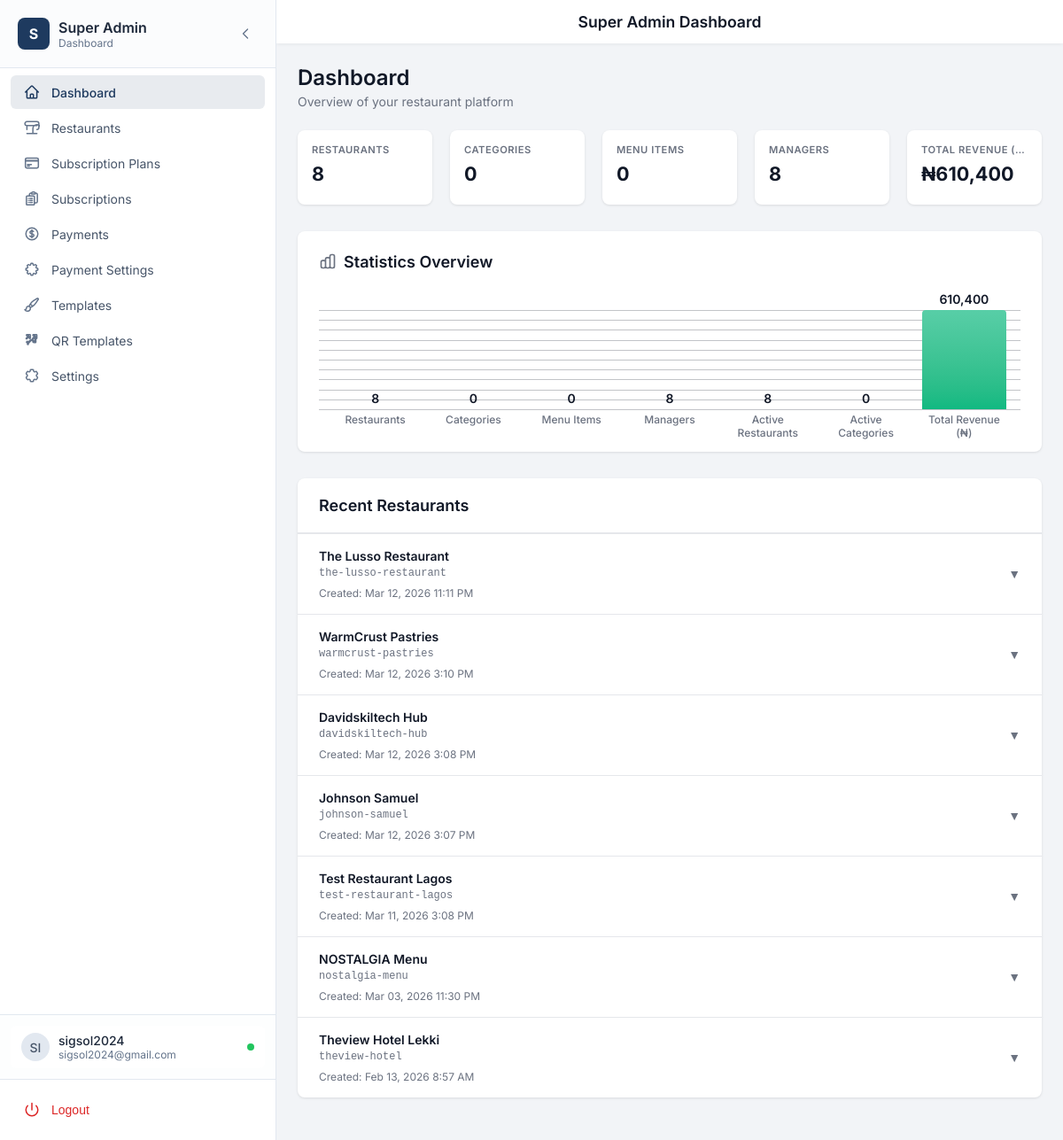
Page /admin/dashboard.php (signed in) on the committed database.
### tables this page shows
CREATE TABLE `restaurants` (
  `id` int(11) NOT NULL,
  `name` varchar(255) NOT NULL,
  `slug` varchar(255) NOT NULL,
  `logo` varchar(255) DEFAULT NULL,
  `hero_image` varchar(255) DEFAULT NULL,
  `description` text DEFAULT NULL,
  `phone` varchar(50) DEFAULT NULL,
  `email` varchar(255) DEFAULT NULL,
  `address` text DEFAULT NULL,
  `website` varchar(255) DEFAULT NULL,
  `whatsapp_link` varchar(255) DEFAULT NULL,
  `instagram_url` varchar(255) DEFAULT NULL,
  `facebook_url` varchar(255) DEFAULT NULL,
  `twitter_url` varchar(255) DEFAULT NULL,
  `enable_food_ordering` tinyint(1) NOT NULL DEFAULT 1,
  `enable_table_reservations` tinyint(1) NOT NULL DEFAULT 1,
  `map_latitude` decimal(10,8) DEFAULT NULL,
  `map_longitude` decimal(11,8) DEFAULT NULL,
  `header_menu_items` text DEFAULT NULL,
  `footer_content` text DEFAULT NULL,
  `manager_email` varchar(255) DEFAULT NULL,
  `google_rating` decimal(3,1) DEFAULT 4.5,
  `rating_source` varchar(50) DEFAULT 'Google',
  `template_id` int(11) DEFAULT 1,
  `is_active` tinyint(1) DEFAULT 1,
  `available_items_count` int(11) DEFAULT 0,
  `unavailable_items_count` int(11) DEFAULT 0,
  `subscription_id` int(11) DEFAULT NULL,
  `created_at` timestamp NOT NULL DEFAULT current_timestamp(),
  `updated_at` timestamp NOT NULL DEFAULT current_timestamp() ON UPDATE current_timestamp()
);

### admin/dashboard.php (the view, shortened to what this page needs)
<?php
$pdo = getDBConnection();
$stats = [
    'restaurants' => 0,
    'categories' => 0,
    'menu_items' => 0,
    'managers' => 0,
    'total_revenue' => 0
];
if ($pdo) {
    try {
        $stats['restaurants'] = (int)$pdo->query("SELECT COUNT(*) FROM restaurants")->fetchColumn();
        $stats['categories'] = (int)$pdo->query("SELECT COUNT(*) FROM categories")->fetchColumn();
        $stats['menu_items'] = (int)$pdo->query("SELECT COUNT(*) FROM menu_items")->fetchColumn();
        $stats['managers'] = (int)$pdo->query("SELECT COUNT(*) FROM managers")->fetchColumn();
        $stats['total_revenue'] = (float)$pdo->query("SELECT COALESCE(SUM(total), 0) FROM orders WHERE status IN ('pending','confirmed','on_hold','completed')")->fetchColumn();
        $stats['active_restaurants'] = (int)$pdo->query("SELECT COUNT(*) FROM restaurants WHERE is_active = 1")->fetchColumn();
        $stats['active_categories'] = (int)$pdo->query("SELECT COUNT(*) FROM categories WHERE is_active = 1")->fetchColumn();
        $stmt = $pdo->prepare("SELECT * FROM restaurants ORDER BY created_at DESC LIMIT 7");
        $stmt->execute();
        $restaurants = $stmt->fetchAll();
        $chartData = [
            ['label' => 'Restaurants', 'value' => $stats['restaurants'], 'color' => '#5EB344'],
            ['label' => 'Categories', 'value' => $stats['categories'], 'color' => '#FCB72A'],
            ['label' => 'Menu Items', 'value' => $stats['menu_items'], 'color' => '#F8821A'],
            ['label' => 'Managers', 'value' => $stats['managers'], 'color' => '#E0393E'],
            ['label' => 'Active Restaurants', 'value' => $stats['active_restaurants'], 'color' => '#963D97'],
            ['label' => 'Active Categories', 'value' => $stats['active_categories'], 'color' => '#069CDB'],
            ['label' => 'Total Revenue (₦)', 'value' => (int) $stats['total_revenue'], 'color' => '#10b981']
        ];
    } catch (PDOException $e) {
        error_log("Dashboard statistics error: " . $e->getMessage());
        $chartData = [];
    }
}
$pageTitle = 'Super Admin Dashboard';
include __DIR__ . '/../includes/admin-layout.php';
?>
<div class="page-header">
    <h1 class="page-title">Dashboard</h1>
    <p class="page-subtitle">Overview of your restaurant platform</p>
</div>
<section class="stats">
  <div class="stat-card">
    <div class="stat-label">Restaurants</div>
    <div class="stat-value"><?php echo $stats['restaurants']; ?></div>
  </div>
  <div class="stat-card">
    <div class="stat-label">Categories</div>
    <div class="stat-value"><?php echo $stats['categories']; ?></div>
  </div>
  <div class="stat-card">
    <div class="stat-label">Menu Items</div>
    <div class="stat-value"><?php echo $stats['menu_items']; ?></div>
  </div>
  <div class="stat-card">
    <div class="stat-label">Managers</div>
    <div class="stat-value"><?php echo $stats['managers']; ?></div>
  </div>
  <div class="stat-card">
    <div class="stat-label">Total Revenue (All Restaurants)</div>
    <div class="stat-value">₦<?php echo number_format($stats['total_revenue'], 0); ?></div>
  </div>
</section>
<?php if ($pdo && isset($chartData)): ?>
<section class="chart-card">
  <h2 class="chart-title">
    Statistics Overview
  </h2>
  <div class="simple-bar-chart gradient-bars">
    <?php foreach ($chartData as $item): ?>
      <div class="item" style="--clr: <?php echo htmlspecialchars($item['color']); ?>; --val: <?php echo round($item['percentage'], 1); ?>">
        <div class="label"><?php echo htmlspecialchars($item['label']); ?></div>
        <div class="value"><?php echo number_format($item['value']); ?></div>
      </div>
    <?php endforeach; ?>
  </div>
</section>
<?php endif; ?>
<section class="list-card">
  <div class="list-card-header">
    <h2 class="list-card-title">Recent Restaurants</h2>
  </div>
  <?php if (empty($restaurants)): ?>
    <div class="empty-state">
      <p>No restaurants found.</p>
      <p>
        <a href="restaurants.php">
          <svg xmlns="http://www.w3.org/2000/svg" fill="none" viewBox="0 0 24 24" stroke="currentColor">
            <path stroke-linecap="round" stroke-linejoin="round" stroke-width="2" d="M12 4v16m8-8H4" />
          </svg>
          Create your first restaurant
        </a>
      </p>
    </div>
  <?php else: ?>
    <?php foreach ($restaurants as $restaurant): ?>
      <div class="restaurant" onclick="toggleRestaurant(this)">
        <div class="restaurant-header">
          <div class="restaurant-info">
            <span class="restaurant-name"><?php echo htmlspecialchars($restaurant['name']); ?></span>
            <span class="restaurant-slug"><?php echo htmlspecialchars($restaurant['slug']); ?></span>
            <?php if ($restaurant['created_at']): ?>
              <span class="restaurant-date" style="font-size: 0.75rem; color: #6b7280; margin-top: 4px;">
                Created: <?php echo date('M d, Y g:i A', strtotime($restaurant['created_at'])); ?>
              </span>
            <?php endif; ?>
          </div>
          <span class="restaurant-toggle">▼</span>
        </div>
      </div>
    <?php endforeach; ?>
  <?php endif; ?>
</section>
<?php include __DIR__ . '/../includes/admin-footer.php'; ?>

### includes/admin-layout.php (shortened to what this page needs)
<?php
$pageTitle = $pageTitle ?? 'Admin';
$showHeader = $showHeader ?? true;
?>
<!DOCTYPE html>
<html lang="en">
<head>
<link rel="stylesheet" href="<?php echo htmlspecialchars(defined('SITE_URL') ? SITE_URL . '/assets/css/admin.css' : '../assets/css/admin.css'); ?>">
</head>
<body>
<div class="app">
  <?php include __DIR__ . '/sidebar-admin.php'; ?>
  <div class="content">
    <?php if ($showHeader): ?>
    <div class="header">
      <div class="header-title"><?php echo htmlspecialchars($pageTitle); ?></div>
    </div>
    <?php endif; ?>
    <main>

### includes/sidebar-admin.php (shortened to what this page needs)
<?php
$currentPage = basename($_SERVER['PHP_SELF']);
$currentPath = $_SERVER['REQUEST_URI'];
$userInfo = null;
if (isLoggedIn() && isSuperAdmin()) {
    $pdo = getDBConnection();
    if ($pdo) {
        $userId = getCurrentUserId();
        $stmt = $pdo->prepare("SELECT username, email FROM admins WHERE id = ?");
        $stmt->execute([$userId]);
        $userInfo = $stmt->fetch();
    }
}
$activeId = 'dashboard';
foreach ($navItems as $item) {
    if (strpos($currentPath, $item['href']) !== false) {
        $activeId = $item['id'];
        break;
    }
}
if ($currentPage === 'dashboard.php' || $currentPath === '/admin/' || $currentPath === '/admin') {
    $activeId = 'dashboard';
}
$username = $_SESSION['username'] ?? 'Admin';
$userEmail = $userInfo['email'] ?? '';
$userInitials = strtoupper(substr($username, 0, 2));
?>
<aside class="sidebar-modern" id="sidebar">
    <div class="sidebar-header-modern">
        <div class="sidebar-logo-wrapper">
            <div class="sidebar-logo">
                <div class="logo-icon-modern">S</div>
                <div class="logo-text">
                    <span class="logo-title">Super Admin</span>
                    <span class="logo-subtitle">Dashboard</span>
                </div>
            </div>
        </div>
        <button
            onclick="toggleCollapse()"
            class="collapse-btn-modern"
            aria-label="Collapse sidebar"
        >
            <svg xmlns="http://www.w3.org/2000/svg" fill="none" viewBox="0 0 24 24" stroke-width="2" stroke="currentColor" class="collapse-icon">
                <path stroke-linecap="round" stroke-linejoin="round" d="M15.75 19.5L8.25 12l7.5-7.5" />
            </svg>
        </button>
    </div>
    <nav class="sidebar-nav">
        <ul class="nav-list">
            <?php foreach ($navItems as $item): ?>
                <?php $isActive = $activeId === $item['id']; ?>
                <li>
                    <a
                        href="<?php echo htmlspecialchars($item['href']); ?>"
                        class="nav-item <?php echo $isActive ? 'active' : ''; ?>"
                        title="<?php echo htmlspecialchars($item['name']); ?>"
                    >
                        <div class="nav-icon-wrapper">
                            <svg xmlns="http://www.w3.org/2000/svg" fill="none" viewBox="0 0 24 24" stroke-width="2" stroke="currentColor" class="nav-icon">
                                <path stroke-linecap="round" stroke-linejoin="round" d="<?php echo htmlspecialchars($item['icon']); ?>" />
                            </svg>
                        </div>
                        <span class="nav-text"><?php echo htmlspecialchars($item['name']); ?></span>
                    </a>
                </li>
            <?php endforeach; ?>
        </ul>
    </nav>
    <div class="sidebar-footer-modern">
        <div class="sidebar-profile">
            <?php if (!isset($_COOKIE['sidebar_collapsed']) || $_COOKIE['sidebar_collapsed'] !== 'true'): ?>
                <div class="profile-card">
                    <div class="profile-avatar"><?php echo htmlspecialchars($userInitials); ?></div>
                    <div class="profile-info">
                        <p class="profile-name"><?php echo htmlspecialchars($username); ?></p>
                        <p class="profile-role"><?php echo htmlspecialchars($userEmail ?: 'Administrator'); ?></p>
                    </div>
                    <div class="profile-status" title="Online"></div>
                </div>
            <?php endif; ?>
        </div>
        <div class="sidebar-logout">
            <form action="/admin/logout.php" method="post">
                <button type="submit" class="logout-btn" title="Logout">
                    <div class="nav-icon-wrapper" aria-hidden="true">
                        <svg xmlns="http://www.w3.org/2000/svg" fill="none" viewBox="0 0 24 24" stroke-width="2" stroke="currentColor" class="nav-icon logout-icon">
                            <path stroke-linecap="round" stroke-linejoin="round" d="M12 2v10m6.364-6.364a9 9 0 1 1-12.728 0" />
                        </svg>
                    </div>
                    <span class="nav-text">Logout</span>
                </button>
            </form>
        </div>
    </div>
</aside>

### includes/admin-footer.php (shortened to what this page needs)
    </main>
  </div>
</div>
</body>
</html>

### assets/css/admin.css (style rules this page uses)
:root { --text-dark: #1F2937; --text-gray: #6B7280; --text-light: #9CA3AF; --bg-light: #F9FAFB; --border-light: #E5E7EB; --success-green: #059669; --success-bg: #D1FAE5; --error-red: #DC2626; --error-bg: #FEE2E2; --warning-bg: #F3F4F6; --warning-text: #4b5563; --chart-orange: #D97706; --chart-red: #B91C1C; --chart-brown: #92400E; --chart-yellow: #FDE68A; --chart-warm: #F59E0B; }
.simple-bar-chart.gradient-bars > .item, .chart-card .simple-bar-chart > .item { background: linear-gradient(to top, var(--clr), color-mix(in srgb, var(--clr) 70%, white)) !important; }
* { transition-property: color, background-color, border-color, transform, box-shadow; transition-duration: 0.2s; transition-timing-function: ease; }
.page-header { margin-bottom: 24px; }
.page-title { font-size: 1.5rem; font-weight: 600; color: var(--text-dark); margin: 0; }
.page-subtitle { color: var(--text-gray); font-size: 0.875rem; margin-top: 4px; }

### admin/dashboard.php (style rules this page uses)
.page-header { margin-bottom: 24px; }
.page-title { font-size: 1.5rem; font-weight: 600; color: var(--text); margin: 0; }
.stats { display: grid; grid-template-columns: repeat(5, minmax(0, 1fr)); gap: 20px; margin-bottom: 30px; }
.stat-card { background: #fff; padding: 16px; border-radius: 8px; box-shadow: 0 1px 3px rgba(0, 0, 0, 0.1); transition: box-shadow 0.2s; min-height: 80px; display: flex; flex-direction: column; justify-content: flex-start; }
.stat-label { font-size: 0.7rem; color: #6b7280; text-transform: uppercase; letter-spacing: 0.5px; margin-bottom: 6px; font-weight: 600; line-height: 1.2; overflow: hidden; text-overflow: ellipsis; white-space: nowrap; }
.stat-value { font-size: 1.35rem; font-weight: 700; color: #111827; line-height: 1.3; overflow: hidden; text-overflow: ellipsis; min-height: 1.5em; }
.list-card { background: #fff; border-radius: 8px; box-shadow: 0 1px 3px rgba(0, 0, 0, 0.1); overflow: hidden; margin-bottom: 24px; }
.list-card-header { padding: 20px 24px; border-bottom: 1px solid #e5e7eb; }
.list-card-title { font-size: 1.125rem; font-weight: 600; color: #111827; margin: 0; }
.restaurant { border-top: 1px solid #e5e7eb; }
.restaurant-header { display: flex; justify-content: space-between; align-items: center; padding: 16px 24px; cursor: pointer; transition: background 0.2s; }
.restaurant-info { display: flex; flex-direction: column; gap: 4px; flex: 1; }
.restaurant-name { font-weight: 600; color: #111827; font-size: 0.875rem; }
.restaurant-slug { font-size: 0.75rem; color: #6b7280; font-family: monospace; }
.restaurant-toggle { color: #6b7280; transition: transform 0.2s; font-size: 0.875rem; flex-shrink: 0; margin-left: 16px; }
.chart-card { background: #fff; border-radius: 8px; box-shadow: 0 1px 3px rgba(0, 0, 0, 0.1); padding: 24px; margin-bottom: 30px; }
.chart-title { font-size: 1.125rem; font-weight: 600; color: #111827; margin-bottom: 20px; display: flex; align-items: center; gap: 8px; }
.chart-title svg { width: 20px; height: 20px; color: #6b7280; flex-shrink: 0; }
.simple-bar-chart { --line-count: 10; --line-color: currentcolor; --line-opacity: 0.25; --item-gap: 2%; --item-default-color: #060606; height: 10rem; display: grid; grid-auto-flow: column; gap: var(--item-gap); align-items: end; padding-inline: var(--item-gap); --padding-block: 1.5rem; padding-block: var(--padding-block); position: relative; isolation: isolate; }
.simple-bar-chart::after { content: ""; position: absolute; inset: var(--padding-block) 0; z-index: -1; --line-width: 1px; --line-spacing: calc(100% / var(--line-count)); background-image: repeating-linear-gradient(to top, transparent 0 calc(var(--line-spacing) - var(--line-width)), var(--line-color) 0 var(--line-spacing)); box-shadow: 0 var(--line-width) 0 var(--line-color); opacity: var(--line-opacity); }
.simple-bar-chart > .item { height: calc(1% * var(--val)); background-color: var(--clr, var(--item-default-color)); position: relative; animation: item-height 1s ease forwards; border-radius: 4px 4px 0 0; }
.simple-bar-chart > .item > * { position: absolute; text-align: center; width: 100%; }
.simple-bar-chart > .item > .label { inset: 100% 0 auto 0; font-size: 0.75rem; color: #6b7280; font-weight: 500; margin-top: 4px; }
.simple-bar-chart > .item > .value { inset: auto 0 100% 0; font-size: 0.875rem; font-weight: 600; color: #111827; margin-bottom: 4px; }

### rows in the picture
restaurants: subscription "8", unavailable_items_count "0", name "Test Restaurant Lagos", slug "test-restaurant-lagos", created_at "Mar 11, 2026 3:08 PM"
restaurants: name "The Lusso Restaurant", slug "the-lusso-restaurant", created_at "Mar 12, 2026 11:11 PM"
restaurants: name "WarmCrust Pastries", slug "warmcrust-pastries", created_at "Mar 12, 2026 3:10 PM"
restaurants: name "Davidskiltech Hub", slug "davidskiltech-hub", created_at "Mar 12, 2026 3:08 PM"
restaurants: name "Johnson Samuel", slug "johnson-samuel", created_at "Mar 12, 2026 3:07 PM"
restaurants: name "NOSTALGIA Menu", slug "nostalgia-menu", created_at "Mar 03, 2026 11:30 PM"
restaurants: name "Theview Hotel Lekki", slug "theview-hotel", created_at "Feb 13, 2026 8:57 AM"

### other values in the picture
$item['name'] "Dashboard"
$item['name'] "Restaurants"
$item['name'] "Subscription Plans"
$item['name'] "Subscriptions"
$item['name'] "Payments"
$item['name'] "Payment Settings"
$item['name'] "Templates"
$item['name'] "QR Templates"
$item['name'] "Settings"
$userInitials "SI"
$username "sigsol2024"
$userEmail ?: 'Administrator' "sigsol2024@gmail.com"
$pageTitle "Super Admin Dashboard"
$stats['total_revenue'] "610,400"
$item['label'] "Restaurants"
